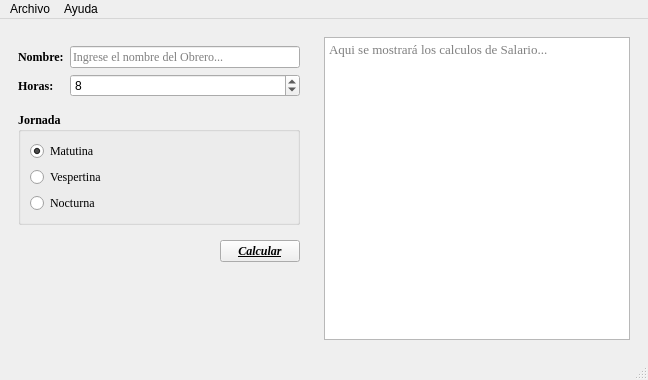
<?xml version="1.0" encoding="UTF-8"?>
<ui version="4.0">
 <class>Salario</class>
 <widget class="QMainWindow" name="Salario">
  <property name="geometry">
   <rect>
    <x>0</x>
    <y>0</y>
    <width>648</width>
    <height>380</height>
   </rect>
  </property>
  <property name="windowTitle">
   <string>Salario</string>
  </property>
  <property name="windowIcon">
   <iconset resource="Recursos.qrc">
    <normaloff>:/Recursos/salario.png</normaloff>:/Recursos/salario.png</iconset>
  </property>
  <widget class="QWidget" name="centralwidget">
   <layout class="QHBoxLayout" name="horizontalLayout_2">
    <item>
     <widget class="QWidget" name="widget" native="true">
      <property name="sizePolicy">
       <sizepolicy hsizetype="Fixed" vsizetype="Preferred">
        <horstretch>0</horstretch>
        <verstretch>0</verstretch>
       </sizepolicy>
      </property>
      <property name="minimumSize">
       <size>
        <width>300</width>
        <height>0</height>
       </size>
      </property>
      <layout class="QVBoxLayout" name="verticalLayout_2">
       <item>
        <widget class="QWidget" name="widget_3" native="true">
         <layout class="QFormLayout" name="formLayout">
          <property name="leftMargin">
           <number>0</number>
          </property>
          <property name="rightMargin">
           <number>0</number>
          </property>
          <item row="0" column="0">
           <widget class="QLabel" name="label">
            <property name="font">
             <font>
              <family>Times New Roman</family>
              <weight>75</weight>
              <bold>true</bold>
             </font>
            </property>
            <property name="text">
             <string>Nombre:</string>
            </property>
           </widget>
          </item>
          <item row="0" column="1">
           <widget class="QLineEdit" name="inNombre">
            <property name="font">
             <font>
              <family>Times New Roman</family>
              <pointsize>9</pointsize>
             </font>
            </property>
            <property name="placeholderText">
             <string>Ingrese el nombre del Obrero...</string>
            </property>
           </widget>
          </item>
          <item row="1" column="0">
           <widget class="QLabel" name="label_2">
            <property name="font">
             <font>
              <family>Times New Roman</family>
              <weight>75</weight>
              <bold>true</bold>
             </font>
            </property>
            <property name="text">
             <string>Horas:</string>
            </property>
           </widget>
          </item>
          <item row="1" column="1">
           <widget class="QSpinBox" name="inHoras">
            <property name="maximum">
             <number>50</number>
            </property>
            <property name="singleStep">
             <number>2</number>
            </property>
            <property name="value">
             <number>8</number>
            </property>
           </widget>
          </item>
         </layout>
        </widget>
       </item>
       <item>
        <widget class="QGroupBox" name="groupBox">
         <property name="font">
          <font>
           <family>Times New Roman</family>
           <weight>75</weight>
           <bold>true</bold>
          </font>
         </property>
         <property name="title">
          <string>Jornada</string>
         </property>
         <layout class="QVBoxLayout" name="verticalLayout">
          <item>
           <widget class="QRadioButton" name="inMatutina">
            <property name="font">
             <font>
              <family>Times New Roman</family>
              <weight>50</weight>
              <bold>false</bold>
             </font>
            </property>
            <property name="text">
             <string>Matutina</string>
            </property>
            <property name="checked">
             <bool>true</bool>
            </property>
           </widget>
          </item>
          <item>
           <widget class="QRadioButton" name="inVespertina">
            <property name="font">
             <font>
              <family>Times New Roman</family>
              <weight>50</weight>
              <bold>false</bold>
             </font>
            </property>
            <property name="text">
             <string>Vespertina</string>
            </property>
           </widget>
          </item>
          <item>
           <widget class="QRadioButton" name="inNocturna">
            <property name="font">
             <font>
              <family>Times New Roman</family>
              <weight>50</weight>
              <bold>false</bold>
             </font>
            </property>
            <property name="text">
             <string>Nocturna</string>
            </property>
           </widget>
          </item>
         </layout>
        </widget>
       </item>
       <item>
        <widget class="QWidget" name="widget_4" native="true">
         <layout class="QHBoxLayout" name="horizontalLayout">
          <property name="rightMargin">
           <number>0</number>
          </property>
          <item>
           <spacer name="horizontalSpacer">
            <property name="orientation">
             <enum>Qt::Horizontal</enum>
            </property>
            <property name="sizeHint" stdset="0">
             <size>
              <width>178</width>
              <height>20</height>
             </size>
            </property>
           </spacer>
          </item>
          <item>
           <widget class="QPushButton" name="cmdCalcular">
            <property name="font">
             <font>
              <family>Times New Roman</family>
              <pointsize>9</pointsize>
              <weight>75</weight>
              <italic>true</italic>
              <bold>true</bold>
              <underline>true</underline>
             </font>
            </property>
            <property name="text">
             <string>Calcular</string>
            </property>
           </widget>
          </item>
         </layout>
        </widget>
       </item>
       <item>
        <spacer name="verticalSpacer">
         <property name="orientation">
          <enum>Qt::Vertical</enum>
         </property>
         <property name="sizeHint" stdset="0">
          <size>
           <width>28</width>
           <height>128</height>
          </size>
         </property>
        </spacer>
       </item>
      </layout>
     </widget>
    </item>
    <item>
     <widget class="QWidget" name="widget_2" native="true">
      <layout class="QHBoxLayout" name="horizontalLayout_3">
       <item>
        <widget class="QPlainTextEdit" name="outResultado">
         <property name="font">
          <font>
           <family>Times New Roman</family>
           <pointsize>10</pointsize>
          </font>
         </property>
         <property name="readOnly">
          <bool>true</bool>
         </property>
         <property name="placeholderText">
          <string>Aqui se mostrará los calculos de Salario...</string>
         </property>
        </widget>
       </item>
      </layout>
     </widget>
    </item>
   </layout>
  </widget>
  <widget class="QMenuBar" name="menubar">
   <property name="geometry">
    <rect>
     <x>0</x>
     <y>0</y>
     <width>648</width>
     <height>25</height>
    </rect>
   </property>
   <widget class="QMenu" name="menuArchivo">
    <property name="title">
     <string>Archivo</string>
    </property>
    <addaction name="actionNuevo"/>
    <addaction name="actionAbrir"/>
    <addaction name="actionGuardar"/>
    <addaction name="separator"/>
    <addaction name="actionCalcular"/>
    <addaction name="separator"/>
    <addaction name="actionSalir"/>
   </widget>
   <widget class="QMenu" name="menuAyuda">
    <property name="title">
     <string>Ayuda</string>
    </property>
    <addaction name="actionAcerca_de_Salario"/>
   </widget>
   <addaction name="menuArchivo"/>
   <addaction name="menuAyuda"/>
  </widget>
  <widget class="QStatusBar" name="statusbar"/>
  <action name="actionNuevo">
   <property name="text">
    <string>Nuevo </string>
   </property>
  </action>
  <action name="actionAbrir">
   <property name="text">
    <string>Abrir</string>
   </property>
  </action>
  <action name="actionGuardar">
   <property name="text">
    <string>Guardar</string>
   </property>
  </action>
  <action name="actionCalcular">
   <property name="text">
    <string>Calcular</string>
   </property>
  </action>
  <action name="actionSalir">
   <property name="text">
    <string>Salir</string>
   </property>
  </action>
  <action name="actionAcerca_de_Salario">
   <property name="text">
    <string>Acerca de Salario</string>
   </property>
  </action>
 </widget>
 <resources>
  <include location="Recursos.qrc"/>
 </resources>
 <connections/>
</ui>
